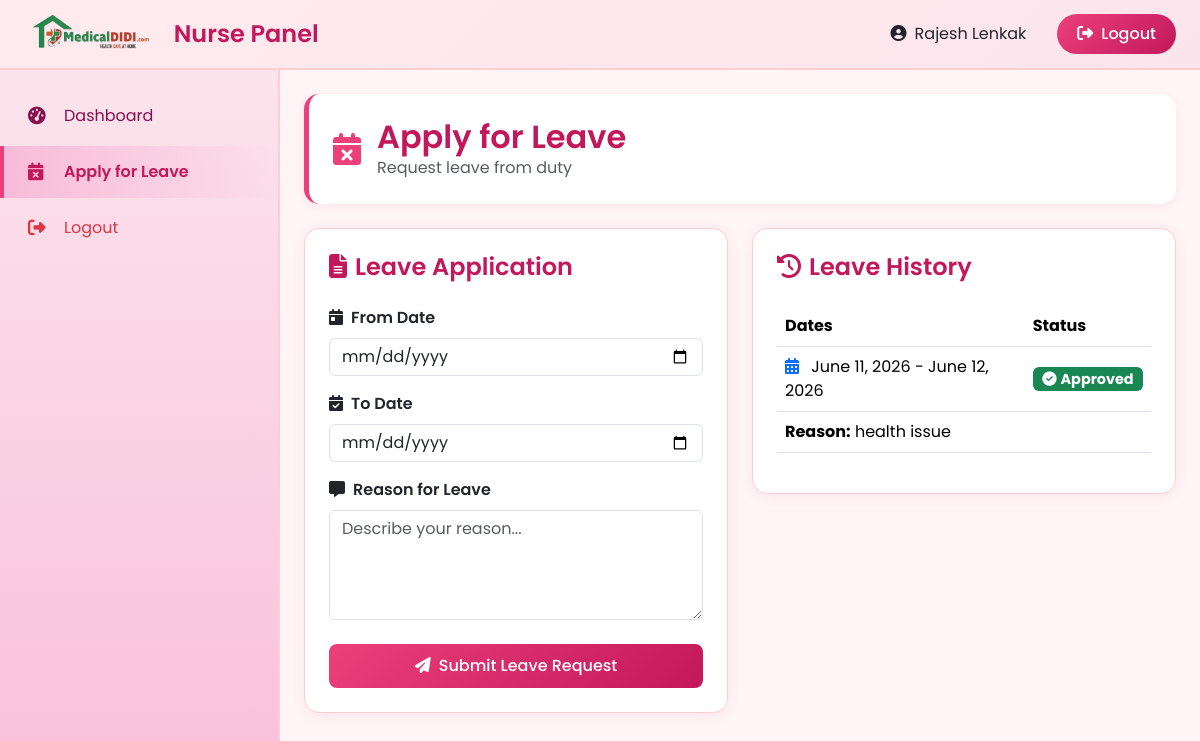
Page /nurse/apply-leave/ (signed in) on the committed database.
### app/models.py (models this page shows, shortened)
class Nurse(models.Model):
    GENDER_CHOICES = (
        ('Male', 'Male'),
        ('Female', 'Female'),
        ('Other', 'Other'),
    )
    full_name = models.CharField(max_length=200)
    gender = models.CharField(max_length=20, choices=GENDER_CHOICES)
    dob = models.DateField()
    profile_image = models.ImageField(upload_to='nurse_profile/', null=True, blank=True)
    aadhaar_image = models.ImageField(upload_to='nurse_aadhaar/', null=True, blank=True)
    email = models.EmailField()
    phone = models.CharField(max_length=20, unique=True)
    address = models.TextField()
    pin_code = models.CharField(max_length=10)
    certificate_image = models.ImageField(upload_to='nurse_certificates/', null=True, blank=True)
    experience = models.CharField(max_length=200)
    joining_date = models.DateField()
    password = models.CharField(max_length=200, default='')
    is_approved = models.BooleanField(default=False)
    parents_name = models.CharField(max_length=200, null=True, blank=True)
    parents_aadhaar_image = models.ImageField(upload_to='nurse_parents_aadhaar/', null=True, blank=True)
    parents_contact_number = models.CharField(max_length=20, null=True, blank=True)
    created_at = models.DateTimeField(auto_now_add=True)

class NurseLeave(models.Model):
    STATUS_CHOICES = (
        ('Pending', 'Pending'),
        ('Approved', 'Approved'),
        ('Rejected', 'Rejected'),
    )
    nurse = models.ForeignKey(Nurse, on_delete=models.CASCADE, related_name='leaves')
    from_date = models.DateField()
    to_date = models.DateField()
    reason = models.TextField()
    status = models.CharField(max_length=20, choices=STATUS_CHOICES, default='Pending')
    admin_remark = models.TextField(null=True, blank=True)
    created_at = models.DateTimeField(auto_now_add=True)
    updated_at = models.DateTimeField(auto_now=True)
    class Meta:
        ordering = ['-from_date', '-created_at']

### app/views.py (the view, shortened to what this page needs)
# urls.py: path('nurse/apply-leave/', views.nurse_apply_leave, name='nurse_apply_leave'),
def nurse_apply_leave(request):
    if not request.session.get('nurse_id'):
        return redirect('nurse_login')
    nurse = Nurse.objects.get(id=request.session['nurse_id'])
    leave_history = NurseLeave.objects.filter(nurse=nurse).order_by('-created_at')
    return render(request, 'nurse/apply_leave.html', {
        'nurse': nurse,
        'leave_history': leave_history
    })

### templates/nurse/apply_leave.html (shortened to what this page needs)
{% load static %}
<!doctype html>
<html lang="en">
<head>
    <link href="https://cdn.jsdelivr.net/npm/bootstrap@5.3.2/dist/css/bootstrap.min.css" rel="stylesheet">
    <link rel="stylesheet" href="https://cdnjs.cloudflare.com/ajax/libs/font-awesome/6.4.2/css/all.min.css">
</head>
<body>
    <header class="nurse-header">
        <div class="header-logo">
            <img src="{% static 'image/oops.png' %}" alt="Medical Didi">
            <h4>Nurse Panel</h4>
        </div>
        <div class="header-actions">
            <span class="text-dark me-3"><i class="fas fa-user-circle me-2"></i>{{ nurse.full_name }}</span>
            <a href="{% url 'nurse_logout' %}" class="btn btn-logout">
                <i class="fas fa-sign-out-alt me-2"></i>Logout
            </a>
        </div>
    </header>
    <aside class="sidebar" id="sidebar">
        <ul class="sidebar-menu">
            <li class="menu-item">
                <a href="{% url 'nurse_dashboard' %}" class="menu-link">
                    <i class="fas fa-tachometer-alt"></i>
                    <span>Dashboard</span>
                </a>
            </li>
            <li class="menu-item">
                <a href="{% url 'nurse_apply_leave' %}" class="menu-link active">
                    <i class="fas fa-calendar-times"></i>
                    <span>Apply for Leave</span>
                </a>
            </li>
            <li class="menu-item">
                <a href="{% url 'nurse_logout' %}" class="menu-link text-danger">
                    <i class="fas fa-sign-out-alt"></i>
                    <span>Logout</span>
                </a>
            </li>
        </ul>
    </aside>
    <main class="main-content">
        <div class="page-header">
            <div class="d-flex align-items-center">
                <i class="fas fa-calendar-times fa-2x me-3" style="color: var(--primary-pink);"></i>
                <div>
                    <h2>Apply for Leave</h2>
                    <p class="mb-0 text-muted">Request leave from duty</p>
                </div>
            </div>
        </div>
        <div class="row g-4">
            <div class="col-lg-6">
                <div class="dashboard-card">
                    <h4 class="mb-4" style="color: var(--dark-pink); font-weight: 600;">
                        <i class="fas fa-file-alt me-2"></i>Leave Application
                    </h4>
                    <form method="POST" action="{% url 'nurse_apply_leave' %}">
                        <div class="mb-3">
                            <label class="form-label fw-semibold"><i class="fas fa-calendar-day me-2 text-pink"></i>From Date</label>
                            <input type="date" name="from_date" class="form-control" required>
                        </div>
                        <div class="mb-3">
                            <label class="form-label fw-semibold"><i class="fas fa-calendar-check me-2 text-pink"></i>To Date</label>
                            <input type="date" name="to_date" class="form-control" required>
                        </div>
                        <div class="mb-4">
                            <label class="form-label fw-semibold"><i class="fas fa-comment-alt me-2 text-pink"></i>Reason for Leave</label>
                            <textarea name="reason" class="form-control" rows="4" placeholder="Describe your reason..." required></textarea>
                        </div>
                        <button type="submit" class="btn btn-pink w-100">
                            <i class="fas fa-paper-plane me-2"></i>Submit Leave Request
                        </button>
                    </form>
                </div>
            </div>
            <div class="col-lg-6">
                <div class="dashboard-card">
                    <h4 class="mb-4" style="color: var(--dark-pink); font-weight: 600;">
                        <i class="fas fa-history me-2"></i>Leave History
                    </h4>
                    {% if leave_history %}
                        <div class="table-responsive">
                            <table class="table table-hover align-middle">
                                <thead style="background: var(--light-pink);">
                                    <tr>
                                        <th scope="col">Dates</th>
                                        <th scope="col">Status</th>
                                    </tr>
                                </thead>
                                <tbody>
                                    {% for leave in leave_history %}
                                    <tr>
                                        <td>
                                            <i class="fas fa-calendar-alt me-2 text-primary"></i>
                                            {{ leave.from_date }} - {{ leave.to_date }}
                                        </td>
                                        <td>
                                            {% if leave.status == 'Pending' %}
                                                <span class="badge bg-warning text-dark" style="font-size: 0.9rem;">
                                                    <i class="fas fa-clock me-1"></i>Pending
                                                </span>
                                            {% elif leave.status == 'Approved' %}
                                                <span class="badge bg-success" style="font-size: 0.9rem;">
                                                    <i class="fas fa-check-circle me-1"></i>Approved
                                                </span>
                                            {% else %}
                                                <span class="badge bg-danger" style="font-size: 0.9rem;">
                                                    <i class="fas fa-times-circle me-1"></i>Rejected
                                                </span>
                                            {% endif %}
                                        </td>
                                    </tr>
                                    <tr>
                                        <td colspan="2">
                                            <strong>Reason:</strong> {{ leave.reason }}
                                        </td>
                                    </tr>
                                    {% endfor %}
                                </tbody>
                            </table>
                        </div>
                    {% else %}
                        <div class="text-center py-4">
                            <i class="fas fa-inbox fa-3x mb-3" style="color: var(--primary-pink);"></i>
                            <h5>No Leave History Yet</h5>
                            <p class="text-muted">You haven't applied for any leave yet.</p>
                        </div>
                    {% endif %}
                </div>
            </div>
        </div>
    </main>
</body>
</html>

### templates/nurse/apply_leave.html (style rules this page uses)
:root { --primary-pink: #ec407a; --dark-pink: #c2185b; --light-pink: #fce4ec; --soft-pink: #fff5f7; --hover-pink: #f8bbd9; --sidebar-width: 280px; --primary-green: #10b981; --primary-blue: #0ea5e9; }
* { margin: 0; padding: 0; box-sizing: border-box; }
body { font-family: 'Poppins', sans-serif; background-color: var(--soft-pink); overflow-x: hidden; }
.nurse-header { background: linear-gradient(135deg, #ffebee 0%, #fce4ec 100%); border-bottom: 2px solid #ffcdd2; padding: 0.75rem 1.5rem; position: fixed; top: 0; left: 0; right: 0; z-index: 1040; height: 70px; display: flex; align-items: center; justify-content: space-between; }
.header-logo { display: flex; align-items: center; gap: 15px; }
.header-logo img { height: 50px; width: auto; object-fit: contain; }
.header-logo h4 { color: var(--dark-pink); margin: 0; font-weight: 600; }
.header-actions { display: flex; align-items: center; gap: 15px; }
.btn-logout { background: linear-gradient(135deg, var(--primary-pink) 0%, var(--dark-pink) 100%); border: none; color: white; padding: 0.5rem 1.25rem; border-radius: 25px; font-weight: 500; transition: all 0.3s ease; }
.sidebar { width: var(--sidebar-width); background: linear-gradient(180deg, #fce4ec 0%, #f8bbd9 100%); height: 100vh; position: fixed; left: 0; top: 70px; overflow-y: auto; border-right: 2px solid #ffcdd2; z-index: 1030; transition: transform 0.3s ease; }
.sidebar-menu { list-style: none; padding: 1rem 0; }
.menu-item { margin: 0.25rem 0; }
.menu-link { display: flex; align-items: center; padding: 0.875rem 1.5rem; color: #880e4f; text-decoration: none; transition: all 0.3s ease; border-left: 4px solid transparent; }
.menu-link.active { background: linear-gradient(90deg, var(--hover-pink) 0%, transparent 100%); border-left-color: var(--primary-pink); color: var(--dark-pink); font-weight: 600; }
.menu-link i { width: 24px; margin-right: 12px; font-size: 1.1rem; }
.main-content { margin-left: var(--sidebar-width); margin-top: 70px; padding: 1.5rem; min-height: calc(100vh - 70px); }
.page-header { background: white; border-radius: 15px; padding: 1.5rem; margin-bottom: 1.5rem; border-left: 5px solid var(--primary-pink); box-shadow: 0 2px 10px rgba(236, 64, 122, 0.1); }
.page-header h2 { color: var(--dark-pink); margin: 0; font-weight: 600; }
.dashboard-card { background: white; border-radius: 15px; padding: 1.5rem; box-shadow: 0 2px 15px rgba(236, 64, 122, 0.1); border: 1px solid #ffcdd2; transition: transform 0.3s ease; }
.btn-pink { background: linear-gradient(135deg, var(--primary-pink) 0%, var(--dark-pink) 100%); border: none; color: white; padding: 0.625rem 1.5rem; border-radius: 8px; font-weight: 500; transition: all 0.3s ease; }

### rows in the picture
Nurse: full_name "Rajesh Lenkak"
NurseLeave: from_date "June 11, 2026", to_date "June 12, 2026", status "Approved" (drawn), reason "health issue"
